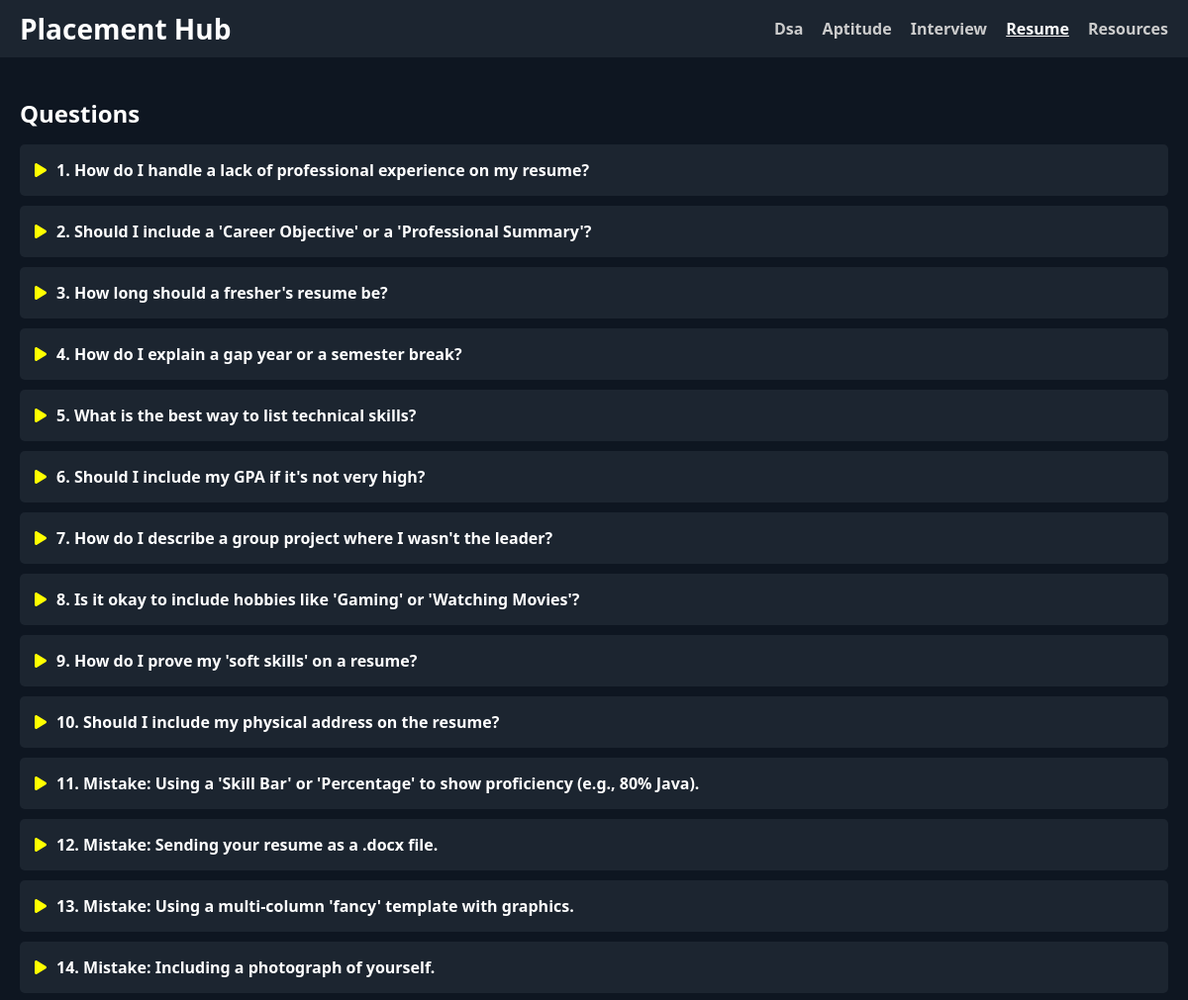
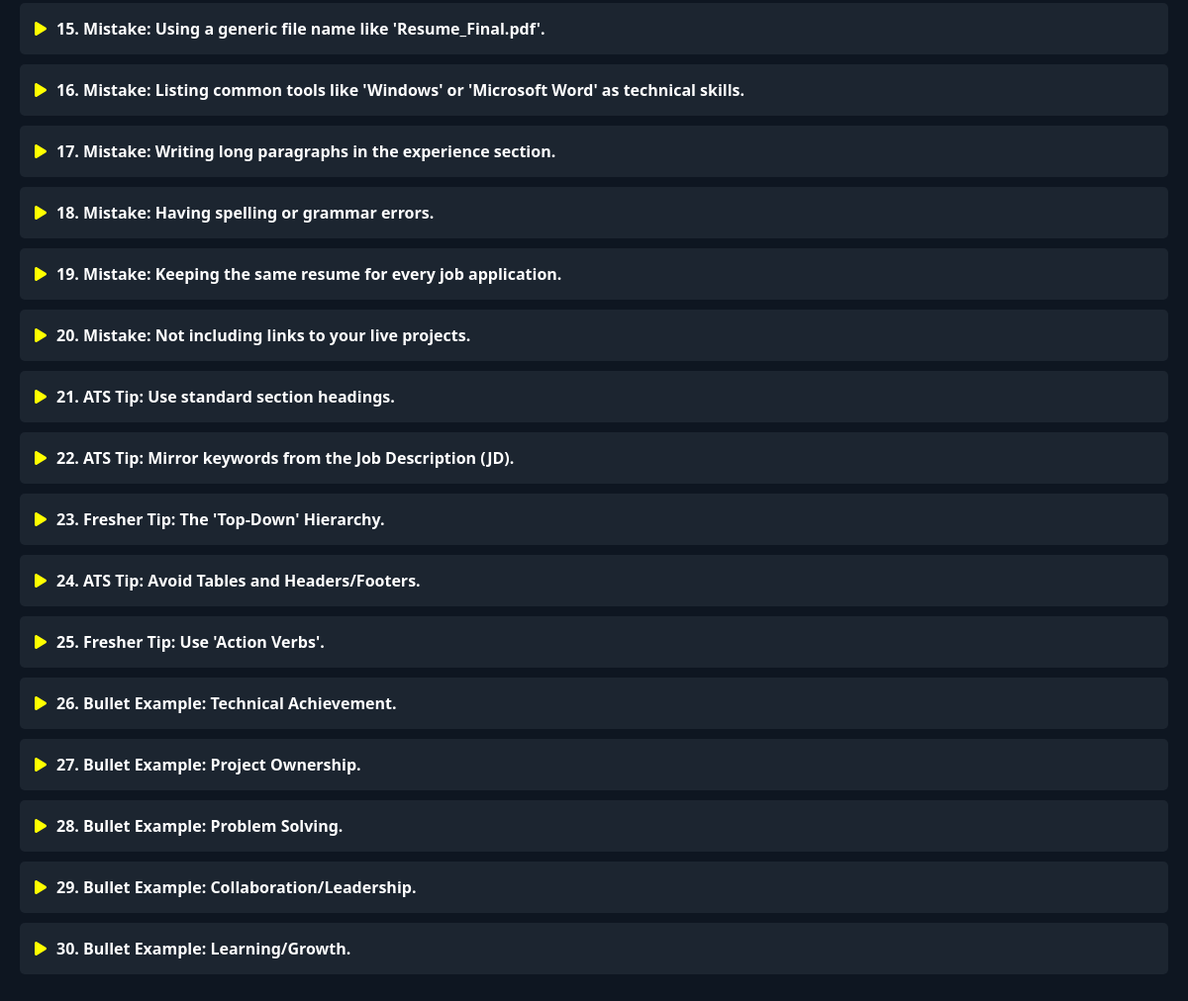
/category/resume, run on the app's committed database (2 pictures, top to bottom).
### tables this page shows
CREATE TABLE questions (
    id INTEGER PRIMARY KEY AUTOINCREMENT,
    question TEXT NOT NULL,
    solution TEXT,
    solution_py TEXT,
    solution_java TEXT,
    category TEXT NOT NULL
);

### app.py (the view)
@app.route("/category/<category>")
def category_page(category):
    conn = sqlite3.connect("placementhub.db")
    cursor = conn.cursor()
    cursor.execute("""
        SELECT
            id,
            question,
            solution,
            solution_py,
            solution_java
        FROM questions
        WHERE category = ?
    """, (category,))
    questions = cursor.fetchall()
    conn.close()
    return render_template(
        "index.html",
        questions=questions,
        category=category
    )

### templates/index.html (shortened to what this page needs)
<!DOCTYPE html>
<html lang="en">
<head>
  <link href="{{ url_for('static', filename='style.css') }}" rel="stylesheet">
</head>
<body>
<header>
  <h1>Placement Hub</h1>
  <nav>
    <a href="/category/dsa" {% if category == 'dsa' %}class="active"{% endif %}>Dsa</a>
    <a href="/category/aptitude" {% if category == 'aptitude' %}class="active"{% endif %}>Aptitude</a>
    <a href="/category/interview" {% if category == 'interview' %}class="active"{% endif %}>Interview</a>
    <a href="/category/resume" {% if category == 'resume' %}class="active"{% endif %}>Resume</a>
    <a href="/category/resources" {% if category == 'resources' %}class="active"{% endif %}>Resources</a>
  </nav>
</header>
<main>
  <h2>Questions</h2>
  {% for id, question, solution, sol_py, sol_java in questions %}
  <div class="accordion">
    <div class="accordion-item">
      <div class="accordion-header" onclick="toggleAccordion(this)">
        <span class="accordion-icon"><i class="fa fa-play"></i></span>
        <span class="accordion-title">{{ loop.index }}. {{ question }}</span>
      </div>
    </div>
  </div>
  {% endfor %}
</main>
</body>
</html>

### static/style.css (style rules this page uses)
body { margin: 0; font-family: 'Segoe UI', sans-serif; background-color: #0e1621; color: #ffffff; }
header { background-color: #1c2530; padding: 10px 20px; display: flex; justify-content: space-between; align-items: center; }
header h1 { margin: 0; font-size: 28px; color: #fff; }
nav a { color: #ccc; margin-left: 15px; text-decoration: none; font-weight: bold; }
nav a.active, nav a:hover { color: #fff; text-decoration: underline; }
main { padding: 20px; }
h2 { margin-bottom: 15px; font-size: 24px; }
.accordion { background-color: #1c2530; margin-bottom: 10px; border-radius: 5px; }
.accordion-header { padding: 15px; cursor: pointer; display: flex; align-items: center; color: #fff; }
.accordion-icon { margin-right: 10px; color: yellow; }
.accordion-title { font-size: 16px; font-weight: bold; }

### data on the page
questions: question "How do I handle a lack of professional experience on my resume?"
questions: question "Should I include a 'Career Objective' or a 'Professional Summary'?"
questions: question "How long should a fresher's resume be?"
questions: question "How do I explain a gap year or a semester break?"
questions: question "What is the best way to list technical skills?"
questions: question "Should I include my GPA if it's not very high?"
questions: question "How do I describe a group project where I wasn't the leader?"
questions: question "Is it okay to include hobbies like 'Gaming' or 'Watching Movies'?"
questions: question "How do I prove my 'soft skills' on a resume?"
questions: question "Should I include my physical address on the resume?"
questions: question "Mistake: Using a 'Skill Bar' or 'Percentage' to show proficiency (e.g., 80% Java)."
questions: question "Mistake: Sending your resume as a .docx file."
questions: question "Mistake: Using a multi-column 'fancy' template with graphics."
questions: question "Mistake: Including a photograph of yourself."
questions: question "Mistake: Using a generic file name like 'Resume_Final.pdf'."
questions: question "Mistake: Listing common tools like 'Windows' or 'Microsoft Word' as technical skills."
questions: question "Mistake: Writing long paragraphs in the experience section."
questions: question "Mistake: Having spelling or grammar errors."
questions: question "Mistake: Keeping the same resume for every job application."
questions: question "Mistake: Not including links to your live projects."
questions: question "ATS Tip: Use standard section headings."
questions: question "ATS Tip: Mirror keywords from the Job Description (JD)."
questions: question "Fresher Tip: The 'Top-Down' Hierarchy."
questions: question "ATS Tip: Avoid Tables and Headers/Footers."
questions: question "Fresher Tip: Use 'Action Verbs'."
questions: question "Bullet Example: Technical Achievement."
questions: question "Bullet Example: Project Ownership."
questions: question "Bullet Example: Problem Solving."
questions: question "Bullet Example: Collaboration/Leadership."
questions: question "Bullet Example: Learning/Growth."
